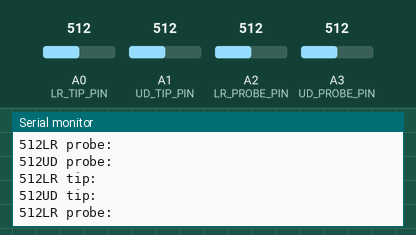
Simulated run of this sketch. Board: Arduino Uno, built with avr-gcc and run on an emulated ATmega328P. Parts: the last lines printed to the serial monitor. The inputs (shaded band) are chosen by the test bench; at power-on: A0 (LR_TIP_PIN) = 512, A1 (UD_TIP_PIN) = 512, A2 (LR_PROBE_PIN) = 512, A3 (UD_PROBE_PIN) = 512. No radio packets arrive unless stated.

Above: at 10.2 s.
10.3 s: A0 (LR_TIP_PIN) set to 108
At 11.4 s:
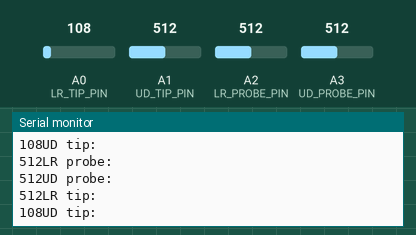
13.3 s: A0 (LR_TIP_PIN) set to 95
At 13.9 s:
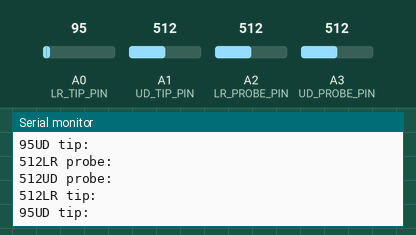
Timing chart, 0 to 16.3 s (numbered marks = the images above; inputs shaded):
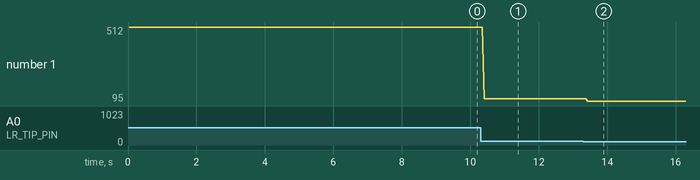

The sketch:

joystickRadioTransmitterFinalV1.ino
```cpp
#include <SPI.h>
#include <nRF24L01.h>
#include <RF24.h>

//Defining and instantiating radio and parameters
int CE_PIN = 7;
int CSN_PIN = 8;
RF24 radio(CE_PIN,CSN_PIN);
const byte address[6] = "00001";

//Defining joystick pins
const int LR_TIP_PIN = A0;
const int UD_TIP_PIN = A1;
const int LR_PROBE_PIN = A2;
const int UD_PROBE_PIN = A3;

void setup() {
  Serial.begin(9600);
  radio.begin();
  radio.openWritingPipe(address);
  radio.setPALevel(RF24_PA_MIN);
  radio.stopListening();
}

void loop() {
  //Sends it to radio for communication
  int joyPos[4];
  joyPos[0]= analogRead(LR_TIP_PIN);
  joyPos[1] = analogRead(UD_TIP_PIN);
  joyPos[2] = analogRead(LR_PROBE_PIN);
  joyPos[3] = analogRead(UD_PROBE_PIN);
  radio.write(&joyPos, sizeof(joyPos));
  delay(20);

  //FOLLOWING CODE IS FOR TESTING JOYSTICK ONLY
  Serial.println("LR tip: ");
  Serial.print(joyPos[0]);
  Serial.println("UD tip: ");
  Serial.print(joyPos[1]);
  Serial.println("LR probe: ");
  Serial.print(joyPos[2]);
  Serial.println("UD probe: ");
  Serial.print(joyPos[3]);
}
```

Measured:
- after the input at 10.3 s, the serial monitor: prints a new line after 0.10 s (image 1)
- after the input at 13.3 s, the serial monitor: prints a new line after 0.13 s (image 2)
- plotted number 1: 512 → 108 after the input at 10.3 s, 108 → 95 after the input at 13.3 s
